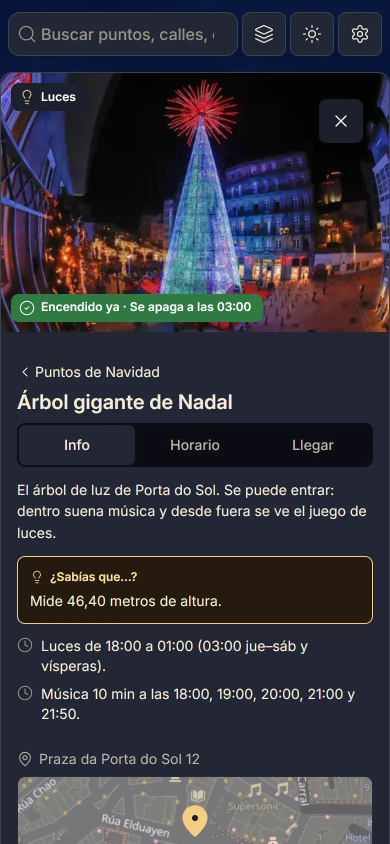
#> input picture landing/src/assets/app-ficha-390.webp, 780 x 1688 px (shown at 1/2 size)
$ python seam_window_blend.py ../../landing/src/assets/app-ficha-390.webp ../../landing/src/assets/app-hoy-1440.webp out.png --origin 5 5 --axis v
#> lines starting #> are read from the running program, lines starting #| are printed output that depends on the picture
"""Mezcla una ventana pintada centrada en una costura con el mapa publicado.
La ventana (1024 px) entra con una máscara suave: peso 1 a `--core` px de la costura, cae a 0 a `--fade` px;
en los extremos de la costura (`--taper-lo/--taper-hi`) también cae. Antes se ajusta su color (media y
desviación por canal) al mapa en la banda de la mascara. Fuera de la máscara el mapa no cambia ni un px.
Uso: python3 seam_window_blend.py base.png ventana.png out.png --origin X Y --axis v|h|x --core 48 --fade 200
     [--taper-lo N] [--taper-hi N]     (N = filas/columnas del borde de la ventana a fundir)
"""

import argparse

import numpy as np
from cv2 import GaussianBlur
from PIL import Image

Image.MAX_IMAGE_PIXELS = None


def ramp(n: int, centre: int, core: int, fade: int) -> np.ndarray:
    d = np.abs(np.arange(n) - centre).astype(np.float32)
    return np.clip((fade - d) / max(fade - core, 1), 0, 1)


def blend(base, win, ox, oy, axis, core, fade, t_lo, t_hi, clip=None):
    h, w = win.shape[:2]
    cx, cy = w // 2, h // 2
    if axis == "x":  # cruce de una costura V y una H: cruz con los cuatro bordes fundidos a t_lo px
        m = np.maximum(
            np.broadcast_to(ramp(w, cx, core, fade)[None, :], (h, w)),
            np.broadcast_to(ramp(h, cy, core, fade)[:, None], (h, w)),
        ).copy()
        e = np.minimum(np.arange(w), np.arange(w)[::-1]).astype(np.float32)
        f = np.minimum(np.arange(h), np.arange(h)[::-1]).astype(np.float32)
        m *= np.clip(np.minimum(e[None, :], f[:, None]) / max(t_lo, 1), 0, 1)
    elif axis == "v":
        m = np.broadcast_to(ramp(w, cx, core, fade)[None, :], (h, w)).copy()
        along = np.ones(h, np.float32)
        if t_lo:
            along[:t_lo] = np.linspace(0, 1, t_lo)
        if t_hi:
            along[h - t_hi :] = np.linspace(1, 0, t_hi)
        m *= along[:, None]
    else:
        m = np.broadcast_to(ramp(h, cy, core, fade)[:, None], (h, w)).copy()
        along = np.ones(w, np.float32)
        if t_lo:
            along[:t_lo] = np.linspace(0, 1, t_lo)
        if t_hi:
            along[w - t_hi :] = np.linspace(1, 0, t_hi)
        m *= along[None, :]
    if clip:  # (x0, y0, x1, y1) en el lienzo: la ventana solo cuenta dentro, con 40 px de fundido
        xs = np.arange(ox, ox + w)[None, :]
        ys = np.arange(oy, oy + h)[:, None]
        c = np.minimum(np.minimum(xs - clip[0], clip[2] - xs), np.minimum(ys - clip[1], clip[3] - ys))
        m *= np.clip(c / 40.0, 0, 1)
    m = GaussianBlur(m, (0, 0), 6)
    old = base[oy : oy + h, ox : ox + w]
    sel = m > 0.5
    mu_o, sd_o = old[sel].mean(0), old[sel].std(0) + 1e-3
    mu_w, sd_w = win[sel].mean(0), win[sel].std(0) + 1e-3
    adj = np.clip((win - mu_w) * (sd_o / sd_w) + mu_o, 0, 255)
    base[oy : oy + h, ox : ox + w] = old * (1 - m[..., None]) + adj * m[..., None]
    return m


if __name__ == "__main__":
    ap = argparse.ArgumentParser()
    ap.add_argument("base")
    ap.add_argument("window")
    ap.add_argument("out")
    ap.add_argument("--origin", type=int, nargs=2, required=True)
    ap.add_argument("--axis", choices=["v", "h", "x"], required=True)
    ap.add_argument("--core", type=int, default=48)
    ap.add_argument("--fade", type=int, default=200)
    ap.add_argument("--clip", type=int, nargs=4)
    ap.add_argument("--taper-lo", type=int, default=0)
    ap.add_argument("--taper-hi", type=int, default=0)
    o = ap.parse_args()
    base = np.asarray(Image.open(o.base).convert("RGB")).astype(np.float32)
    win = Image.open(o.window).convert("RGB").resize((1024, 1024), Image.LANCZOS)
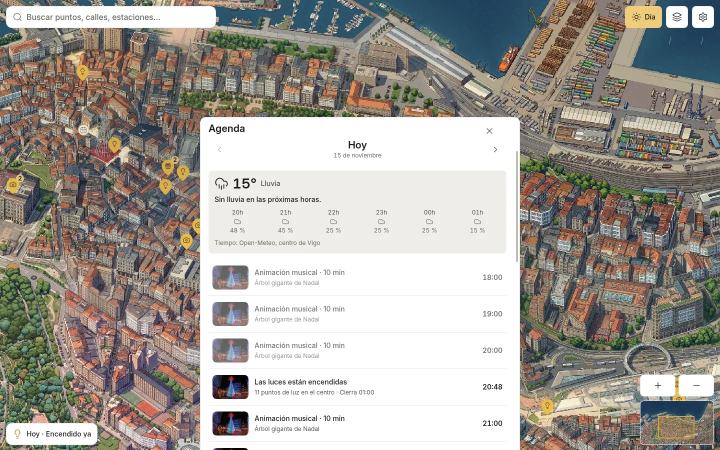
#> input picture landing/src/assets/app-hoy-1440.webp, 1440 x 900 px (shown at 1/2 size)
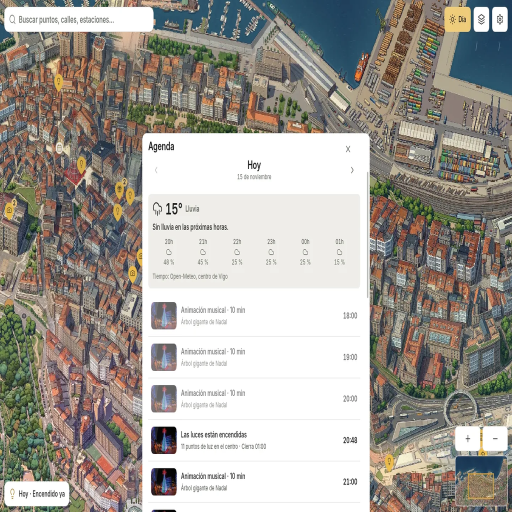
#> win: PIL image 1024x1024 RGB (shown at 1/2 size); mean R, G, B 164.1, 159.4, 152.5
    m = blend(base, np.asarray(win).astype(np.float32), *o.origin, o.axis, o.core, o.fade, o.taper_lo, o.taper_hi, o.clip)
#> in blend, `old = base[oy : oy + h, ox : ox + w]`:
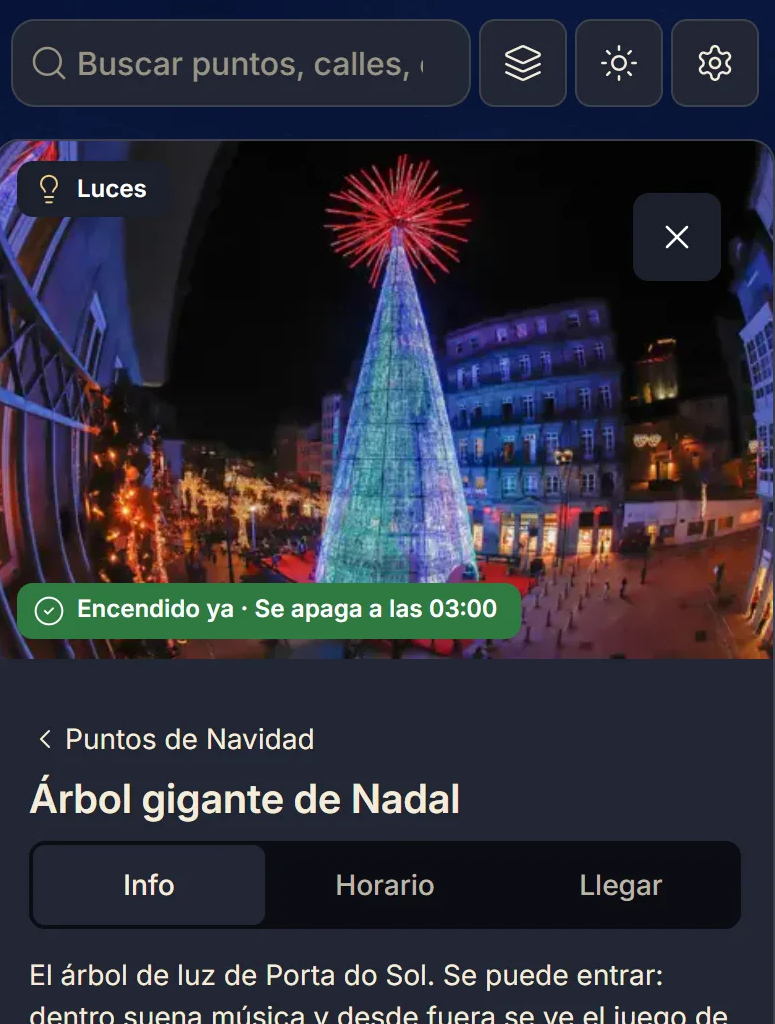
#> old: shape (1024, 775, 3) float32; mean R, G, B 46.6, 46.6, 58.3
#> (the run stopped early here; a loop or call above may not have finished)
